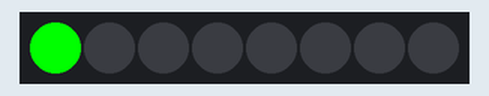
Bench run of a sketch on a simulated Arduino Uno, built with avr-gcc and run on an emulated ATmega328P. On the bench: 8 RGB LEDs in strip order, left to right. Colours are those a GRB WS2812 strip shows for the declared byte order.

Above: at 0.1 s.
At 0.6 s:
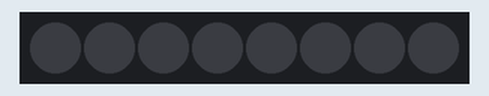
Timing chart, 0 to 130.0 s (numbered marks = the images above):
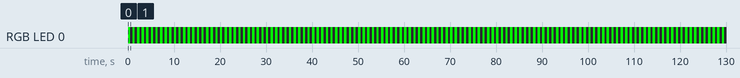

The sketch:

ledstrip_fastled.ino
```cpp
#include <FastLED.h>

// How many leds in your strip?
#define NUM_LEDS 8

// For led chips like WS2812, which have a data line, ground, and power, you just
// need to define DATA_PIN.  For led chipsets that are SPI based (four wires - data, clock,
// ground, and power), like the LPD8806 define both DATA_PIN and CLOCK_PIN
// Clock pin only needed for SPI based chipsets when not using hardware SPI
#define DATA_PIN 6


// Define the array of leds
CRGB leds[NUM_LEDS];

void setup() {
    // Uncomment/edit one of the following lines for your leds arrangement.
    // ## Clockless types ##
    //FastLED.addLeds<NEOPIXEL, DATA_PIN>(leds, NUM_LEDS);  // GRB ordering is assumed
    // FastLED.addLeds<SM16703, DATA_PIN, RGB>(leds, NUM_LEDS);
    // FastLED.addLeds<TM1829, DATA_PIN, RGB>(leds, NUM_LEDS);
    // FastLED.addLeds<TM1812, DATA_PIN, RGB>(leds, NUM_LEDS);
    // FastLED.addLeds<TM1809, DATA_PIN, RGB>(leds, NUM_LEDS);
    // FastLED.addLeds<TM1804, DATA_PIN, RGB>(leds, NUM_LEDS);
    // FastLED.addLeds<TM1803, DATA_PIN, RGB>(leds, NUM_LEDS);
    // FastLED.addLeds<UCS1903, DATA_PIN, RGB>(leds, NUM_LEDS);
    // FastLED.addLeds<UCS1903B, DATA_PIN, RGB>(leds, NUM_LEDS);
    // FastLED.addLeds<UCS1904, DATA_PIN, RGB>(leds, NUM_LEDS);
    // FastLED.addLeds<UCS2903, DATA_PIN, RGB>(leds, NUM_LEDS);
    // FastLED.addLeds<WS2812, DATA_PIN, RGB>(leds, NUM_LEDS);  // GRB ordering is typical
    // FastLED.addLeds<WS2852, DATA_PIN, RGB>(leds, NUM_LEDS);  // GRB ordering is typical
     FastLED.addLeds<WS2812B, DATA_PIN, RGB>(leds, NUM_LEDS);  // GRB ordering is typical
    // FastLED.addLeds<GS1903, DATA_PIN, RGB>(leds, NUM_LEDS);
    // FastLED.addLeds<SK6812, DATA_PIN, RGB>(leds, NUM_LEDS);  // GRB ordering is typical
    // FastLED.addLeds<SK6822, DATA_PIN, RGB>(leds, NUM_LEDS);
    // FastLED.addLeds<APA106, DATA_PIN, RGB>(leds, NUM_LEDS);
    // FastLED.addLeds<PL9823, DATA_PIN, RGB>(leds, NUM_LEDS);
    // FastLED.addLeds<SK6822, DATA_PIN, RGB>(leds, NUM_LEDS);
    // FastLED.addLeds<WS2811, DATA_PIN, RGB>(leds, NUM_LEDS);
    // FastLED.addLeds<WS2813, DATA_PIN, RGB>(leds, NUM_LEDS);
    // FastLED.addLeds<APA104, DATA_PIN, RGB>(leds, NUM_LEDS);
    // FastLED.addLeds<WS2811_400, DATA_PIN, RGB>(leds, NUM_LEDS);
    // FastLED.addLeds<GE8822, DATA_PIN, RGB>(leds, NUM_LEDS);
    // FastLED.addLeds<GW6205, DATA_PIN, RGB>(leds, NUM_LEDS);
    // FastLED.addLeds<GW6205_400, DATA_PIN, RGB>(leds, NUM_LEDS);
    // FastLED.addLeds<LPD1886, DATA_PIN, RGB>(leds, NUM_LEDS);
    // FastLED.addLeds<LPD1886_8BIT, DATA_PIN, RGB>(leds, NUM_LEDS);
    // ## Clocked (SPI) types ##
    // FastLED.addLeds<LPD6803, DATA_PIN, CLOCK_PIN, RGB>(leds, NUM_LEDS);  // GRB ordering is typical
    // FastLED.addLeds<LPD8806, DATA_PIN, CLOCK_PIN, RGB>(leds, NUM_LEDS);  // GRB ordering is typical
    // FastLED.addLeds<WS2801, DATA_PIN, CLOCK_PIN, RGB>(leds, NUM_LEDS);
    // FastLED.addLeds<WS2803, DATA_PIN, CLOCK_PIN, RGB>(leds, NUM_LEDS);
    // FastLED.addLeds<SM16716, DATA_PIN, CLOCK_PIN, RGB>(leds, NUM_LEDS);
    // FastLED.addLeds<P9813, DATA_PIN, CLOCK_PIN, RGB>(leds, NUM_LEDS);  // BGR ordering is typical
    // FastLED.addLeds<DOTSTAR, DATA_PIN, CLOCK_PIN, RGB>(leds, NUM_LEDS);  // BGR ordering is typical
    // FastLED.addLeds<APA102, DATA_PIN, CLOCK_PIN, RGB>(leds, NUM_LEDS);  // BGR ordering is typical
    // FastLED.addLeds<SK9822, DATA_PIN, CLOCK_PIN, RGB>(leds, NUM_LEDS);  // BGR ordering is typical
}

void loop() {
  // Turn the LED on, then pause
  leds[0] = CRGB::Red;
  FastLED.show();
  delay(500);
  // Now turn the LED off, then pause
  leds[0] = CRGB::Black;
  FastLED.show();
  delay(500);
}
```

Measured:
- by itself, RGB LED 0: alternates RGB(0, 255, 0) for 0.50 s and off for 0.50 s
